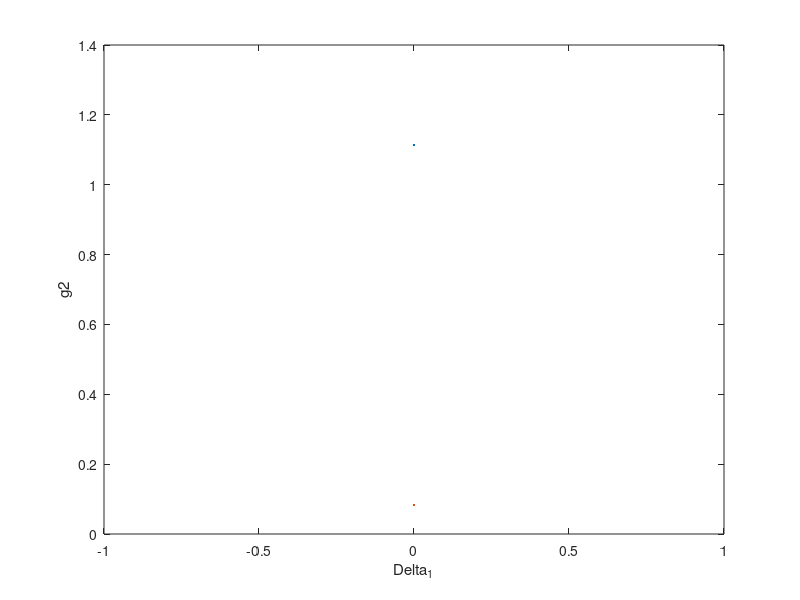

This figure's MATLAB source: (Note: this script raises an error after producing the figure.)
%Hamiltonian:
%H=(Delta1)*(a1^t*a1)+(Delta2)*(a2^t*a2)+
%hbar*J1*(a1^t*a2+a2^t*a1)+
%0.5*U1*(a1^t*a1^t*a1*a1)+
%hbar*(E1)*(a1^t+a1)+hbar*(E2)*(a2^t+a2)
clc;
clearvars;
close all;
%----constants
gamma1=1;% all the parametrs are scaled in gamma1
gamma2=0.1;
% gamma2=0.05;
% dDel = 0.002;
dDel = 0.5;
% Delta1_vector = -1:dDel:1-dDel;
Delta1_vector = 0;
%%
Delta2 = 1.2;
% Delta2=10;
% E1_vector=0.01:0.02:0.5;% keep it in the low pumping regime
% E1 = omega_a, E2 = omega_b
E1_vector = 0.25;
phi=pi/2;
E2=0.4*exp(1i*phi);
J=1.6;%in the strong coupling regime it should be larger than decay rate
U=1;%
%------
Na1 = 6;
Na2 = 6;
dima1 = Na1 + 1;
dima2 = Na2 + 1;
dimtot=dima1*dima2;
Ia1 = speye(dima1); %identity on mode a subspace
Ia2 = speye(dima2); %identity on cascade system subspace
Itot = speye(dimtot); %identity on the complete Hilbert space
% "a" mode matric and "b" modde matrix
a1 = spdiags(sqrt(0:Na1)',1,dima1,dima1);
a2=spdiags(sqrt(0:Na2)',1,dima2,dima2);
a1 = kron(a1,Ia2);
a2 = kron(Ia1,a2);
%-----main
rho_s = zeros(dimtot, dimtot, length(Delta1_vector), length(E1_vector));
for k=1:length(E1_vector)
    E1=E1_vector(k);
    for j=1:length(Delta1_vector)
        Delta1=Delta1_vector(j);
        H1=(Delta1)*(a1'*a1)+(Delta2)*(a2'*a2);
        H2=J*(a1'*a2+a2'*a1);
        H3=conj(E1)*a1'+E1*a1+conj(E2)*a2'+E2*a2;
        H4=U*(a1'*a1'*a1*a1);
        H=H1+H2+H3+H4;
        La1=(1/2)*gamma1*(2*kron(conj(a1),a1)-kron(Itot,a1'*a1)-kron(a1.'*conj(a1),Itot));
        La2=(1/2)*gamma2*(2*kron(conj(a2),a2)-kron(Itot,a2'*a2)-kron(a2.'*conj(a2),Itot));
        L=-1i*kron(Itot,H)+1i*kron(H.',Itot)+La1+La2;
    %Firts method
     [rhoS1,lambda0] = eigs(L,1,'sm'); 
     eigen0 = lambda0;
     rhoS1 = reshape(rhoS1,dimtot,dimtot);
     rhoS1 = rhoS1/trace(rhoS1);
     rho_s(:, :, j,k)=rhoS1;
     %pop(j)= trace(a1'*a1*rhoS1);
     g2_a(k,j) = trace((a1'*a1*a1'*a1-a1'*a1)*rhoS1)/(trace(a1'*a1*rhoS1))^2;
     n_a(k,j) = trace(a1'*a1*rhoS1);
     % g2_b(k,j)=trace((a2'*a2*a2'*a2-a2'*a2)*rhoS1)/(trace(a2'*a2*rhoS1))^2;
     disp(j)
    end
end

%%
plot(Delta1_vector, abs(g2_a))
hold on
plot(Delta1_vector, abs(n_a))
xlabel('Delta_1')
ylabel('g2')
% legend(['g2','population of the source'])
%%
W = [0.5,0.5];
ns = cell(1,length(Delta1_vector));

for i=1:length(Delta1_vector)
    % disp('reservoir : ',i)
    fprintf('reservoir step %d\n',i);
    ns{i} = case3_(W,rho_s(:,:,i));
end


function ns = case3_(W,rho_s)
dt = 0.1;
T = 0:dt:10-dt;
T = round(T,1);
time = 6;
tau = 1;
J = 1;
trun_de = 0;
% W = 1*rand(1,2);
pump = 3;
gamma = 1;
P = 0.1;
TD = 100000000;



d = 7; %dimension of the annihilation and creation operator
a = diag(sqrt(1:d-1),1); %annihilation operator
a1 = a;
a2 = a;
sig_z = [1,0;0,-1];
sig_m = [0,0;1,0];
sig_p = [0,1;0,0];

gs = [0;1]; %Ground state
es = [1;0]; %Excited state
% Ini = 1/sqrt(2)*[1;1];
% 
% A = kron(a, kron(I_b,I_b));
% b1 = kron(I_a, kron(sig_m, I_b));
% b2 = kron(I_a, kron(I_b, sig_m));

Ia1 = eye(d); %identity on mode a subspace
Ia2 = eye(d); %identity on cascade system subspace
I_b = eye(2);

A1 = sparse(kron(kron(a1, Ia1), kron(I_b,I_b)));
% A2 = kron(kron(Ia1, a2), kron(I_b,I_b));
b1 = sparse(kron(kron(Ia1, Ia1), kron(sig_m,I_b)));
b2 = sparse(kron(kron(Ia1, Ia2), kron(I_b,sig_m)));

H_R = J*(b1'*b2 + b2'*b1);


psi = kron(gs,gs); %reservoir 1 : excited, reservoir 2 : ground
rho_R = sparse(psi*psi');


rho = kron(sparse(rho_s), rho_R);

for t=1:length(T)
    % disp(t)
    n1(t) = trace(rho*b1'*b1);
    n2(t) = trace(rho*b2'*b2);
    % n_a(t) = trace(rho*A1'*A1); %this should be constant when u add cascade coupling term

    H = H_R;
    K1 = -1i*(H*rho - rho*H) + pump*(W(1)*(A1*rho*b1' - b1'*A1*rho + b1*rho*A1' - rho*A1'*b1) ...
                             + W(2)*(A1*rho*b2' - b2'*A1*rho + b2*rho*A1' - rho*A1'*b2))*(T(t)>=time).*(T(t)<time+tau) ...
                             + gamma/2*(2*b1*rho*b1' - rho*b1'*b1 - b1'*b1*rho) ...
                             + gamma/2*(2*b2*rho*b2' - rho*b2'*b2 - b2'*b2*rho) ...
                             + P/2*(2*b1'*rho*b1 - rho*b1*b1' - b1*b1'*rho)...
                             + P/2*(2*b2'*rho*b2 - rho*b2*b2' - b2*b2'*rho)...
                             + trun_de*1/(2*TD)*(2*b1'*b1*rho*b1'*b1 - rho*b1'*b1*b1'*b1 - b1'*b1*b1'*b1*rho ...
                                       + 2*b2'*b2*rho*b2'*b2 - rho*b2'*b2*b2'*b2 - b2'*b2*b2'*b2*rho);
    rho1 = rho + 0.5*dt*K1;
    K2 = -1i*(H*rho1 - rho1*H) + pump*(W(1)*(A1*rho1*b1' - b1'*A1*rho1 + b1*rho1*A1' - rho1*A1'*b1) ...
                               + W(2)*(A1*rho1*b2' - b2'*A1*rho1 + b2*rho1*A1' - rho1*A1'*b2))*(T(t)>=time).*(T(t)<time+tau) ...
                               + gamma/2*(2*b1*rho1*b1' - rho1*b1'*b1 - b1'*b1*rho1) ...
                               + gamma/2*(2*b2*rho1*b2' - rho1*b2'*b2 - b2'*b2*rho1) ...
                               + P/2*(2*b1'*rho1*b1 - rho1*b1*b1' - b1*b1'*rho1) ...
                               + P/2*(2*b2'*rho1*b2 - rho1*b2*b2' - b2*b2'*rho1)...
                               + trun_de*1/(2*TD)*(2*b1'*b1*rho1*b1'*b1 - rho1*b1'*b1*b1'*b1 - b1'*b1*b1'*b1*rho1 ...
                                         + 2*b2'*b2*rho1*b2'*b2 - rho1*b2'*b2*b2'*b2 - b2'*b2*b2'*b2*rho1);
    rho2 = rho + 0.5*dt*K2;
    K3 = -1i*(H*rho2 - rho2*H) + pump*(W(1)*(A1*rho2*b1' - b1'*A1*rho2 + b1*rho2*A1' - rho2*A1'*b1) ...
                               + W(2)*(A1*rho2*b2' - b2'*A1*rho2 + b2*rho2*A1' - rho2*A1'*b2))*(T(t)>=time).*(T(t)<time+tau) ...
                               + gamma/2*(2*b1*rho2*b1' - rho2*b1'*b1 - b1'*b1*rho2) ...
                               + gamma/2*(2*b2*rho2*b2' - rho2*b2'*b2 - b2'*b2*rho2) ...
                               + P/2*(2*b1'*rho2*b1 - rho2*b1*b1' - b1*b1'*rho2) ...
                               + P/2*(2*b2'*rho2*b2 - rho2*b2*b2' - b2*b2'*rho2)...
                               + trun_de*1/(2*TD)*(2*b1'*b1*rho2*b1'*b1 - rho2*b1'*b1*b1'*b1 - b1'*b1*b1'*b1*rho2 ...
                                         + 2*b2'*b2*rho2*b2'*b2 - rho2*b2'*b2*b2'*b2 - b2'*b2*b2'*b2*rho2);
    rho3 = rho + dt*K3;
    K4 = -1i*(H*rho3 - rho3*H) + pump*(W(1)*(A1*rho3*b1' - b1'*A1*rho3 + b1*rho3*A1' - rho3*A1'*b1) ...
                               + W(2)*(A1*rho3*b2' - b2'*A1*rho3 + b2*rho3*A1' - rho3*A1'*b2))*(T(t)>=time).*(T(t)<time+tau) ...
                               + gamma/2*(2*b1*rho3*b1' - rho3*b1'*b1 - b1'*b1*rho3) ...
                               + gamma/2*(2*b2*rho3*b2' - rho3*b2'*b2 - b2'*b2*rho3) ...
                               + P/2*(2*b1'*rho3*b1 - rho3*b1*b1' - b1*b1'*rho3) ...
                               + P/2*(2*b2'*rho3*b2 - rho3*b2*b2' - b2*b2'*rho3)...
                               + trun_de*1/(2*TD)*(2*b1'*b1*rho3*b1'*b1 - rho3*b1'*b1*b1'*b1 - b1'*b1*b1'*b1*rho3 ...
                                         + 2*b2'*b2*rho3*b2'*b2 - rho3*b2'*b2*b2'*b2 - b2'*b2*b2'*b2*rho3);;


    rho = rho + 1/6*dt*(K1+2*K2+2*K3+K4);
end


select_step = dt;
sel_ini = 6+select_step;
sel_fin = 8;

select_points = sel_ini:select_step:sel_fin;
select_points = round(select_points,1);
for i =1:length(select_points)
    n1_selected(i) = n1(find(T==select_points(i)));
    n2_selected(i) = n2(find(T==select_points(i)));
end

ns = [abs(n1_selected), abs(n2_selected)];


figure(2)
plot(T,abs(n1))
hold on
plot([6,10],[0.0907,0.0907],'k--')
xlabel('Time, ${t\gamma/\hbar}$','interpreter','latex', 'FontSize',20)
ylabel('Reservoir density','FontSize',20)
scatter(select_points,abs(n1_selected),'r')


end